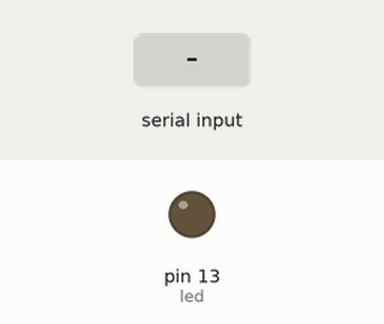
Recording of a sketch running on a simulated Arduino Uno, built with avr-gcc and run on an emulated ATmega328P. Parts: output pins drawn as LEDs (lit = HIGH). The test bench sets the inputs (shaded band). What the sketch prints to the serial monitor is not drawn.

Above: at 1.2 s.
1.3 s: "H" received over Serial
At 2.5 s:
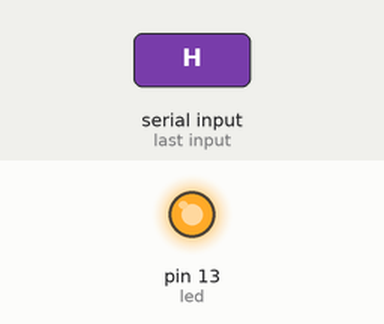
2.8 s: "L" received over Serial
At 3.8 s:
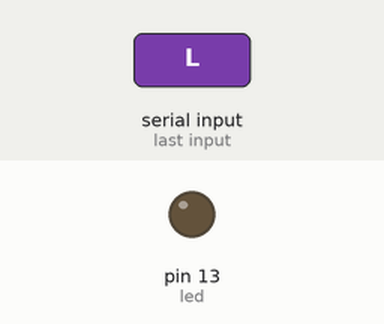
Timing chart, 0 to 5.8 s (numbered marks = the images above; inputs shaded):
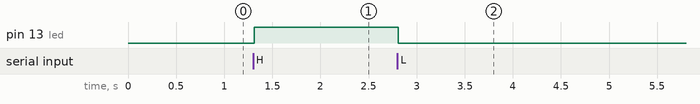

The sketch:

lab1_1UNO.ino
```cpp
char buffer;
int led = 13;

void setup(){
    Serial.begin(9600);  // set rate to 9600bps for serial data communication
    Serial.print("Start:");  // display the output
    pinMode(led, OUTPUT);  // set pin 13 for output
}

void loop(){
    while(Serial.available()) {     // check if there is data in serial port
      delay(10);  // delay for 10 milliseconds
      buffer = Serial.read();   // read input data into buffer
      if (buffer == 'H') {
         digitalWrite(led, HIGH);   // light up the LED
         Serial.print(buffer);
        } else if (buffer == 'L') {
                 digitalWrite(led, LOW);  // turn off the LED
                 Serial.print(buffer);
        }
    }
}
```

Measured:
- after the input at 1.3 s, pin 13 (led): LOW → HIGH at once
- after the input at 2.8 s, pin 13 (led): HIGH → LOW at once
